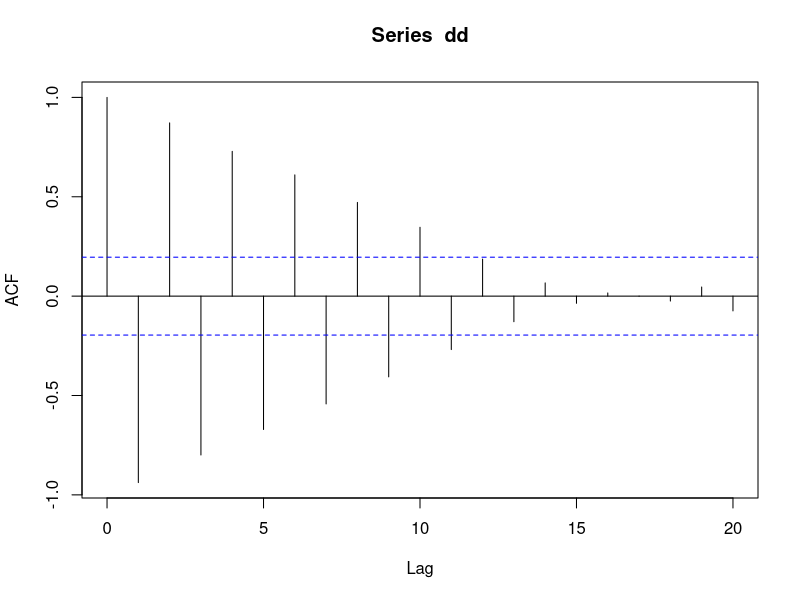
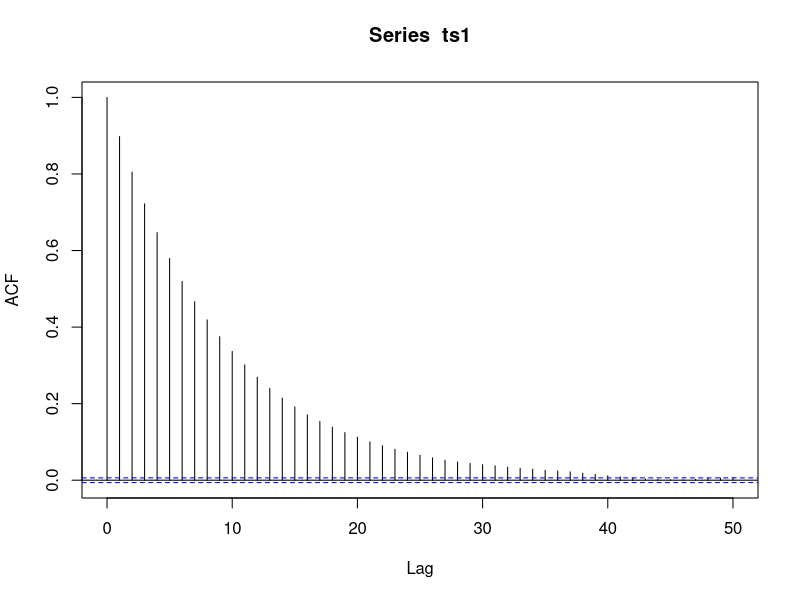
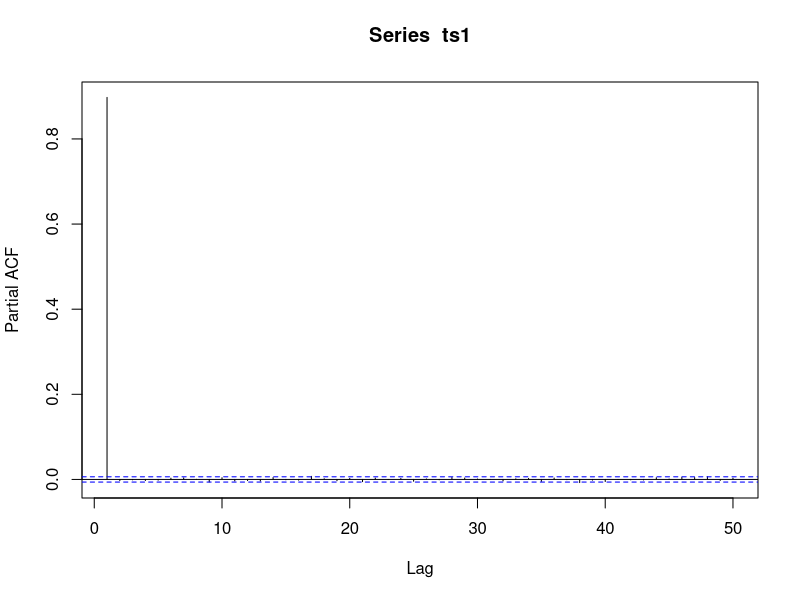
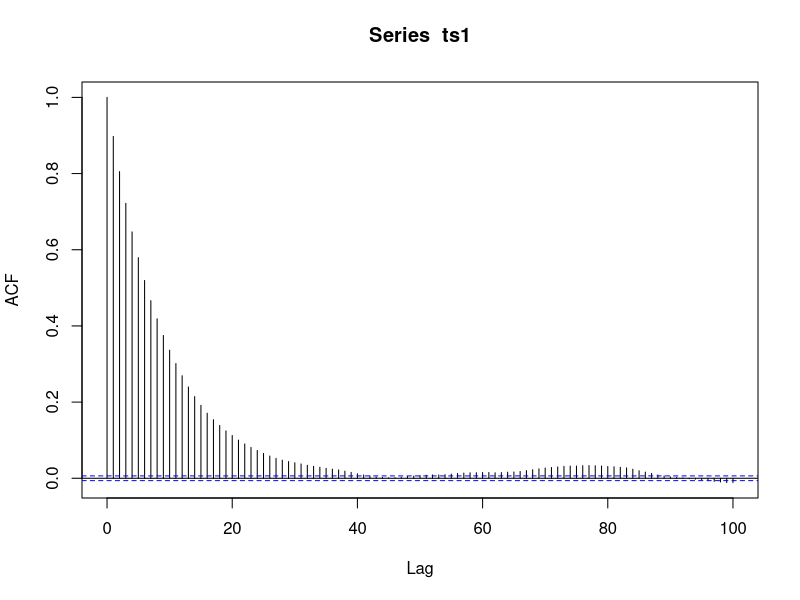
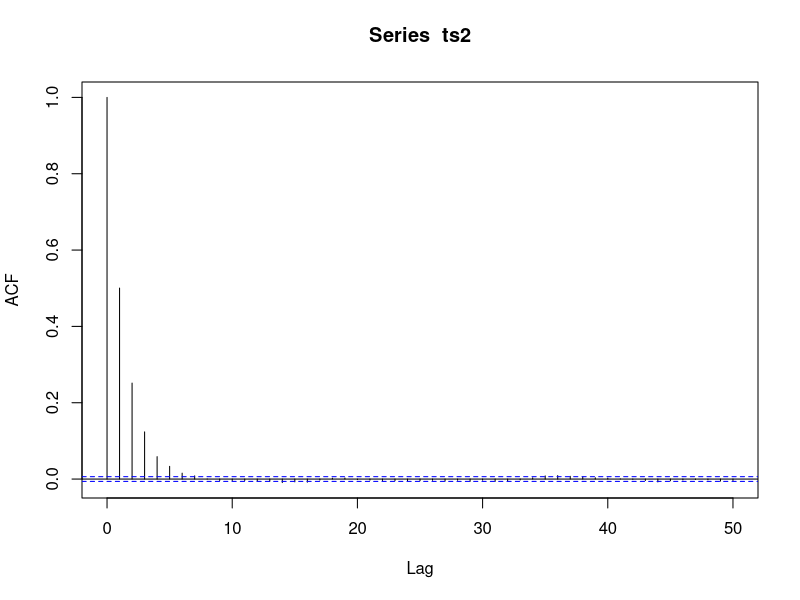
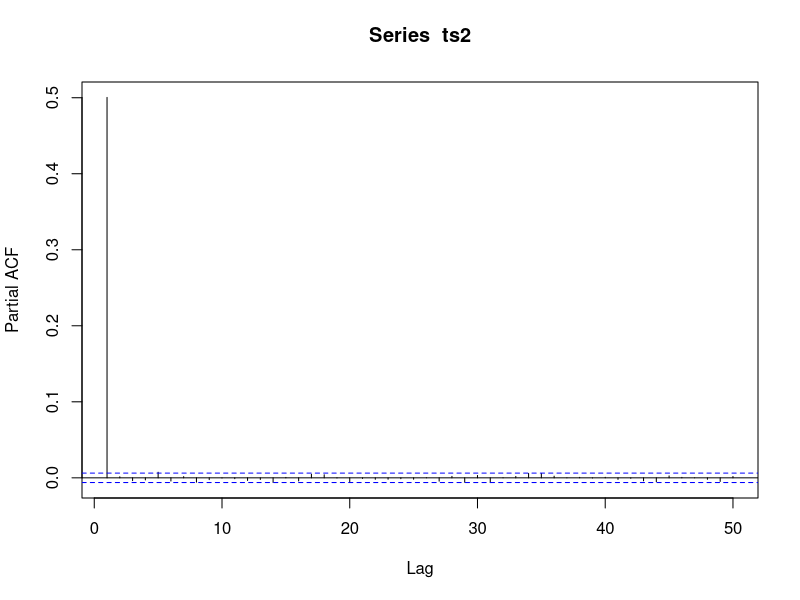
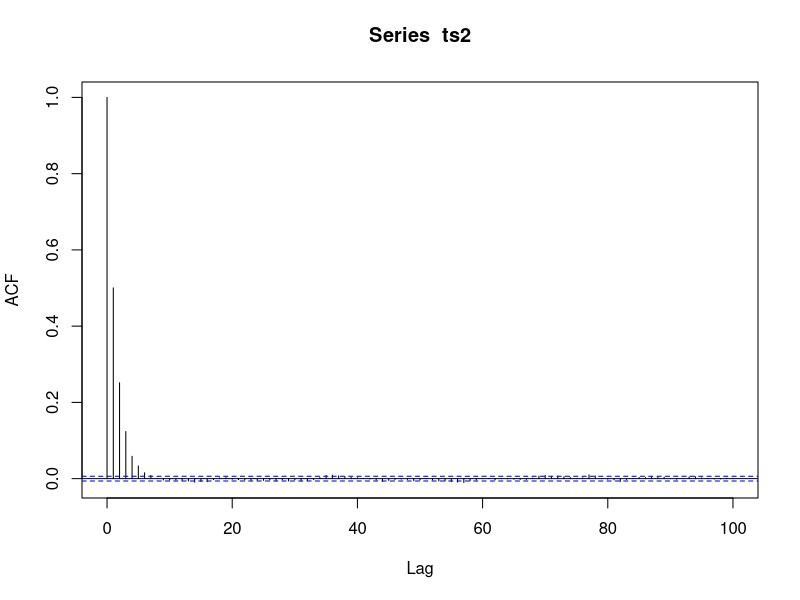
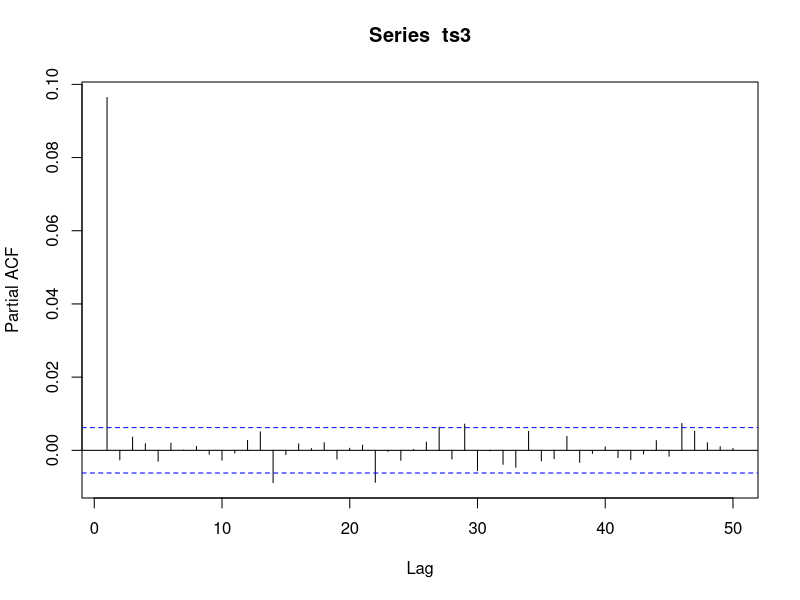

Write the R code that produced these figures, in order.



dd <- arima.sim(n = 63, list(ar = c(0.8897, -0.4858), ma = c(-0.2279, 0.2488)), sd = sqrt(0.1796))


dd <- arima.sim(model = list(ar = -0.9), n = 100, sd = 0.1) 
acf(dd)
sd(dd)





### Reproducing Figure 3.2
ts1 <- arima.sim( model = list(ar = 0.9), n = 100000, sd = 0.1)
acf(ts1)
pacf(ts1)
autocorr1 <- acf(ts1, 100)$acf[1:101] #how large is the shock or noise


ts2 <- arima.sim( model = list(ar = 0.5),  n = 100000, sd = 0.1)
acf(ts2)
pacf(ts2)
autocorr2 <- acf(ts2, 100)$acf[2:101]

ts3 <- arima.sim( model = list(ar = 0.1),  n = 100000, sd = 0.1)
pacf(ts3)
autocorr3 <- acf(ts3, 100)$acf[1:101]

########################################################################
ts4 <- arima.sim( model = list(order=c(0, 1, 0)), n = 100000, sd = 0.1)
autocorr4 <- acf(ts4, 100)$acf[1:101]#middle parameter of order is 1 means random walk
########################################################################
ts5 <- arima.sim(model = list(ar = -0.9), n = 100000, sd = 0.1)
acf(ts5)
autocorr5 <- acf(ts5, 100)$acf[1:101]

plot(autocorr1, col='red', type='l', ylim=c(0, 1.2), lwd=5)
points(autocorr2, col='green', type='l', lwd=5)
points(autocorr3, col='blue', type='l', lwd=5)
points(autocorr4, col='black', type='l', lwd=5)
plot(autocorr5, col='yellow', type='l', lwd=3)


dd <- arima.sim(model = list(ar = c(0.5,0.4)), n = 1000, sd=1)
acf(dd, 20)
pacf(dd, 20)


